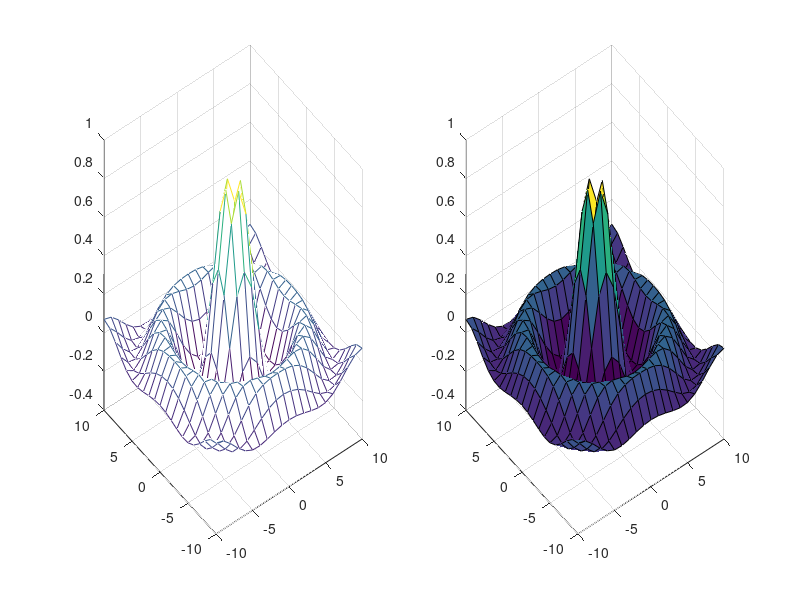

Reproduce this figure in MATLAB.
clear; clc; close all;

[X, Y] = meshgrid(-10:1:10);
Z = sin((X.^2+Y.^2).^(1/2)) ./ (X.^2+Y.^2).^(1/2);

% f(X,Y) = sin((x^2+y^2)^(1/2)) / (x^2+y^2)^(1/2)

figure();
subplot(1, 2, 1);
% mesh
mesh(X, Y, Z);

subplot(1, 2, 2);
surf(X, Y, Z);